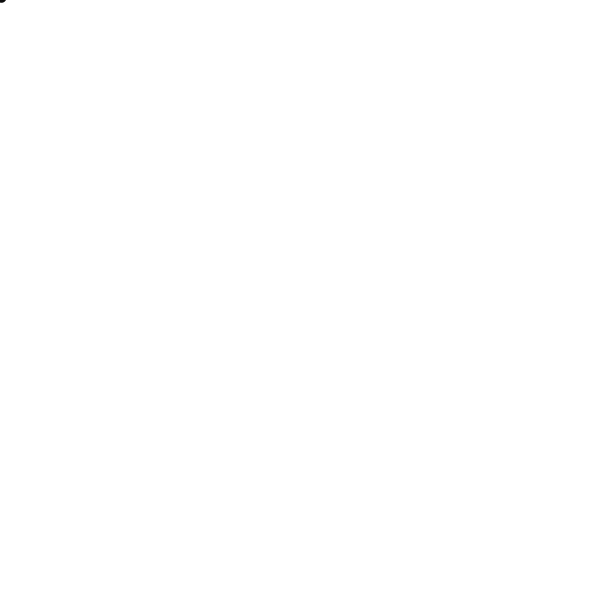
Frame 1 (no input)
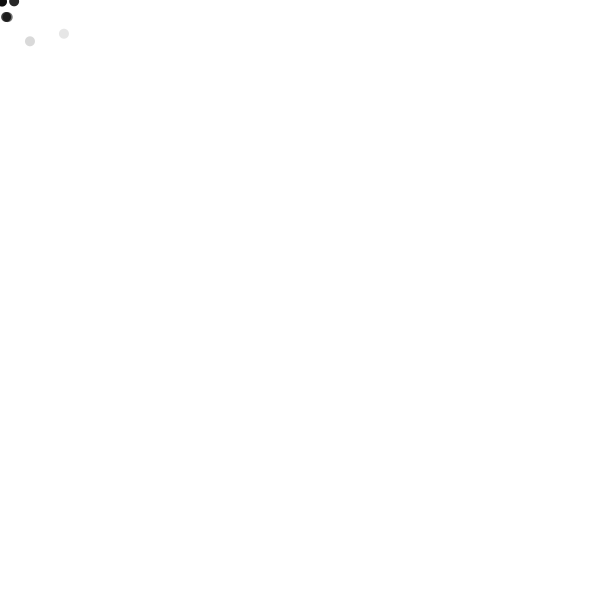
Frame 60 (the mouse pressed at the canvas centre just before this capture)
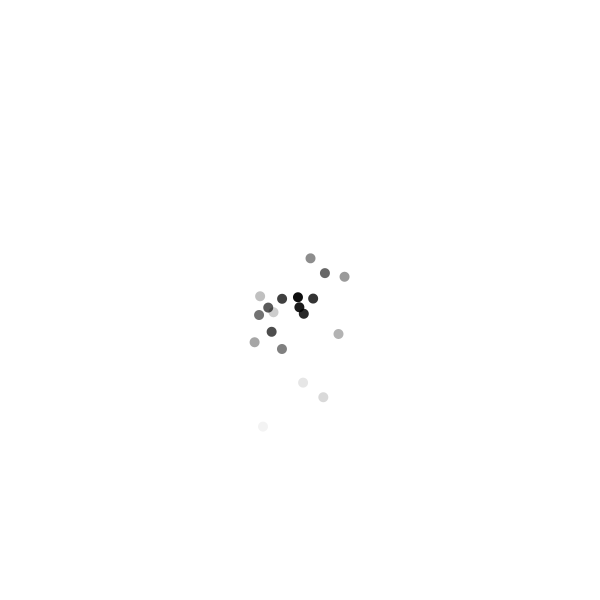
Frame 120 (the mouse held since frame 60 and released just before this capture)

The Processing sketch that drew these frames (run headless with seeded random() and noise(); from frame 60 on, the mouse is pressed at the canvas centre):

// Processing sketch: fade
// ── fade.pde
// 可変長配列でパーティクル（寿命でフェード）

// エージェントの位置を覚えておくための配列
FloatList x;
FloatList y;
// 速度用の配列
FloatList vx;
FloatList vy;
// 寿命の配列
FloatList life;

void setup() {
  size(600, 600);
  noStroke();

  // 可変長配列を初期化
  x = new FloatList();
  y = new FloatList();
  vx = new FloatList();
  vy = new FloatList();
  life = new FloatList();
}

void draw() {
  background(255);

  // 新たなエージェントを追加
  x.append(mouseX);
  y.append(mouseY);
  // 速度もランダムに設定
  vx.append(random(-5, 5));
  vy.append(random(-5, 5));
  // 寿命を設定
  life.append(1);

  // ループ変数 i を 0 から個数ぶんまで増やしていく
  // ＝すべてのエージェントについて処理する
  for (int i = 0; i < x.size(); i++) {
    // i番目のエージェントに重力を加える
    vy.add(i, 0.2);

    // i番目のエージェントの位置をずらす
    x.add(i, vx.get(i));
    y.add(i, vy.get(i));

    // i番目のエージェントの寿命を減らす
    life.sub(i, 0.05);

    // 寿命を塗りの不透明度に反映する
    // 寿命 life.get(i) が 1 ~ 0 で変化するとき、
    // 透明度 al を 255 ~ 0 まで変化させる
    float al = map(
      life.get(i),
      1, 0,
      255, 0
    );
    fill(0, 0, 0, al);

    // i番目のエージェントを描く
    ellipse(x.get(i), y.get(i), 10, 10);
  }
}
